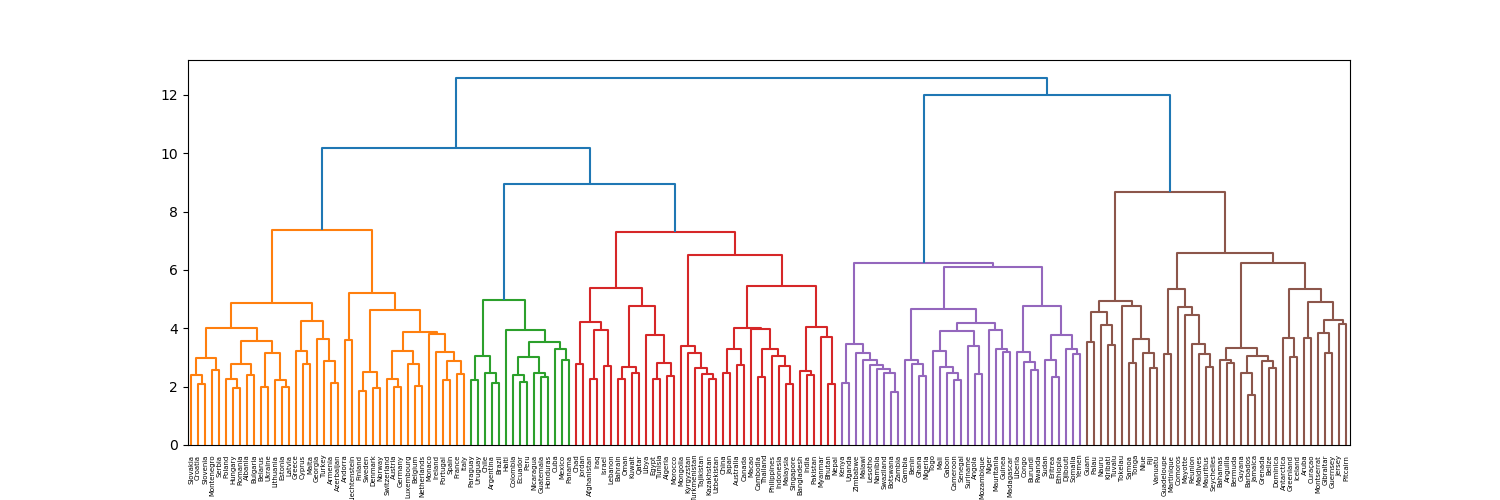

Write Python code to recreate this figure.
# 68
# Ward方による階層型クラスタリングを実行し、結果をデンドログラムとして表示する

import gensim
from scipy.cluster.hierarchy import dendrogram, linkage
from matplotlib import pyplot as plt

filename = "GoogleNews-vectors-negative300.bin.gz"
model = gensim.models.KeyedVectors.load_word2vec_format(filename, binary=True)


with open("countries.csv", "r") as f:
    data = []
    for line in f:
        if(line == "Name,Code\n"): continue
        elements = line.replace("\n", "").split(",")
        data.append(elements[0])

country_vecs = []
country_names = []
for name in data:
    try:
        country_vecs.append(model[name])
        country_names.append(name)
    except:
        pass


result = linkage(country_vecs, method="ward")
plt.figure(figsize=(15, 5))
dendrogram(result, labels=country_names)
plt.show()
plt.savefig("68.png")